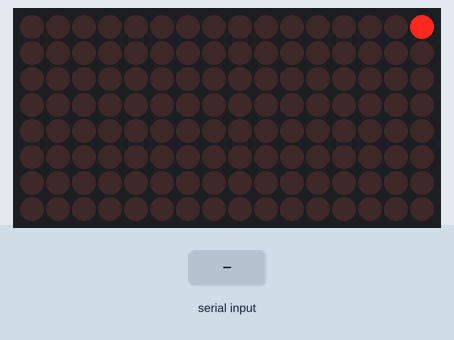
Recording of a sketch running on a simulated Arduino Uno, built with avr-gcc and run on an emulated ATmega328P. Shown: 16×8 LED matrix. The inputs (shaded band) are chosen by the test bench. What the sketch prints to the serial monitor is not drawn.

Above: at 1.2 s.
1.3 s: "u" received over Serial
At 1.9 s:
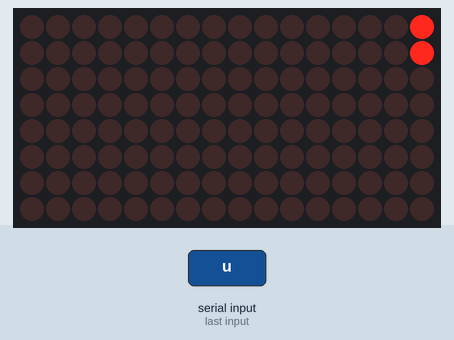
2.8 s: "r" received over Serial
At 4.0 s:
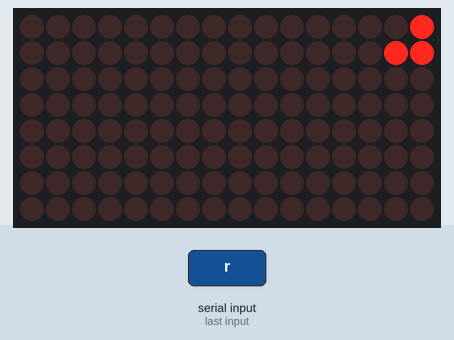
4.3 s: "d" received over Serial
At 5.4 s:
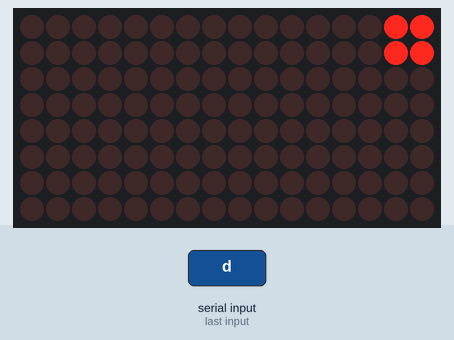
5.8 s: "R" received over Serial
At 6.5 s:
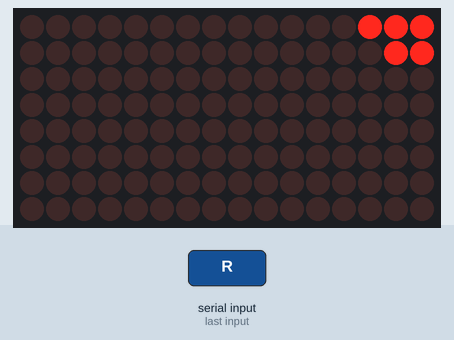
7.3 s: "U" received over Serial
At 7.6 s:
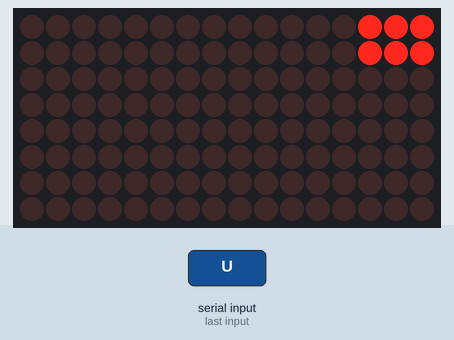
8.8 s: "u" received over Serial
At 10.0 s:
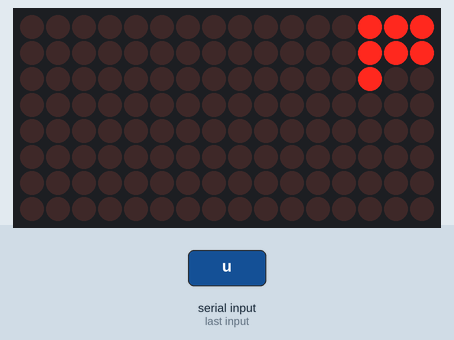
Timing chart, 0 to 11.3 s (numbered marks = the images above; inputs shaded):
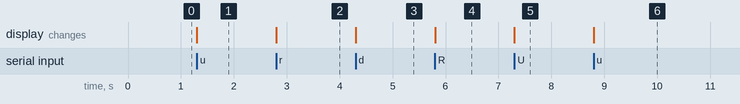

Measured:
- after the input at 1.3 s, the display: changes at once (image 1)
- after the input at 2.8 s, the display: changes at once (image 2)
- after the input at 4.3 s, the display: changes at once (image 3)
- after the input at 5.8 s, the display: changes at once (image 4)
- after the input at 7.3 s, the display: changes at once (image 5)
- after the input at 8.8 s, the display: changes at once (image 6)

The sketch:

solver.ino
```cpp
#include <MD_MAX72xx.h>

#define	MAX_DEVICES	2

const int maxX = MAX_DEVICES * 8 - 1;
const int maxY = 7;

#define	CLK_PIN		13
#define	DATA_PIN	11
#define	CS_PIN		10

#define VERT_PIN A0
#define HORZ_PIN A1
#define SEL_PIN  2

MD_MAX72XX mx = MD_MAX72XX(MD_MAX72XX::PAROLA_HW, CS_PIN, MAX_DEVICES);

int x = 0;
int y = 0;

void setup() {
  mx.begin();
  mx.control(MD_MAX72XX::INTENSITY, MAX_INTENSITY / 2);
  mx.clear();

  Serial.begin(9600);
  Serial.println("Ready");

  pinMode(VERT_PIN, INPUT);
  pinMode(HORZ_PIN, INPUT);
  pinMode(SEL_PIN, INPUT_PULLUP);
}

void loop() {
  if(Serial.available() > 0)
  {
    char c = Serial.read();
    if(c == 'u' || c == 'U')
    {
      y = min(y + 1, maxY);
      Serial.print("u");
    }
    else if(c == 'd' || c == 'D')
    {
      y = max(y - 1, 0);
      Serial.print("d");
    }
    else if(c == 'r' || c == 'R')
    {
      x = min(x + 1, maxX);
      Serial.print("r");
    }
    else if(c == 'l' || c == 'L')
    {
      x = max(x - 1, 0);
      Serial.print("l");
    }
    else if(c == 'c' || c == 'C')
    {
      mx.clear();
      y = 0;
      x = 0;
      Serial.println("\nCLEAR");
    }
  }
  mx.setPoint(y, x, true);
  mx.update();
}
```
